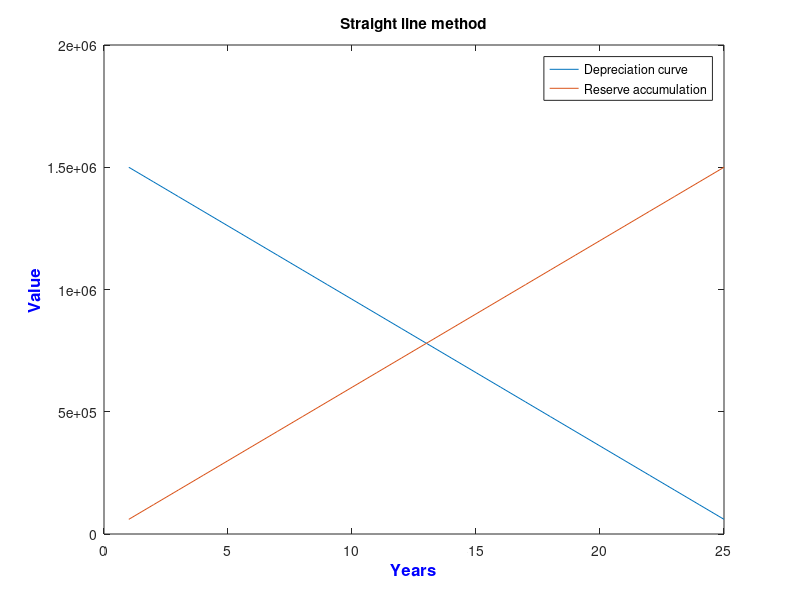
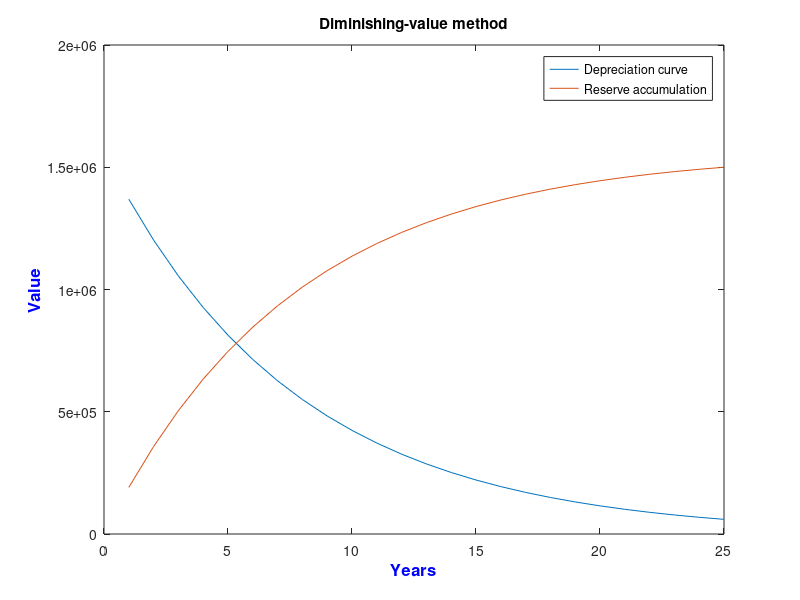
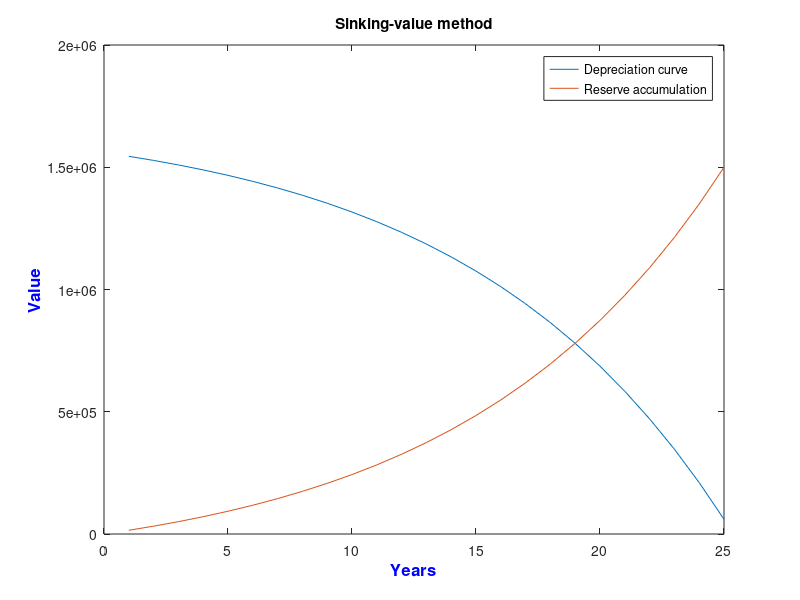

Recreate these plots in MATLAB, in order.
p=1.56*10^6;
s=60*10^3;
r=10/100;
n=25;
i=1:25;
%straight method;
A=(p-s)/n;
acc=i*A;
value=p-acc;
figure
plot(i,value,i,acc)
legend("Depreciation curve","Reserve accumulation")
title("Straight line method")
xlabel('Years','FontSize',12,'FontWeight','bold','Color','b');
ylabel('Value','FontSize',12,'FontWeight','bold','Color','b');

%Diminishing Method
x=1-(s/p)^(1/n);
value1=p*(1-x).^i;
acc1=p-value1
figure
plot(i,value1,i,acc1)
legend("Depreciation curve","Reserve accumulation")
title("Diminishing-value method")
xlabel('Years','FontSize',12,'FontWeight','bold','Color','b');
ylabel('Value','FontSize',12,'FontWeight','bold','Color','b');

%Sinking Method
A2=(r/((1+r)^n-1))*(p-s);
acc2=A2*((1+r).^i-1)/r;
value2 =p-acc2;
figure
plot(i,value2,i,acc2)
legend("Depreciation curve","Reserve accumulation")
title("Sinking-value method")
xlabel('Years','FontSize',12,'FontWeight','bold','Color','b');
ylabel('Value','FontSize',12,'FontWeight','bold','Color','b');